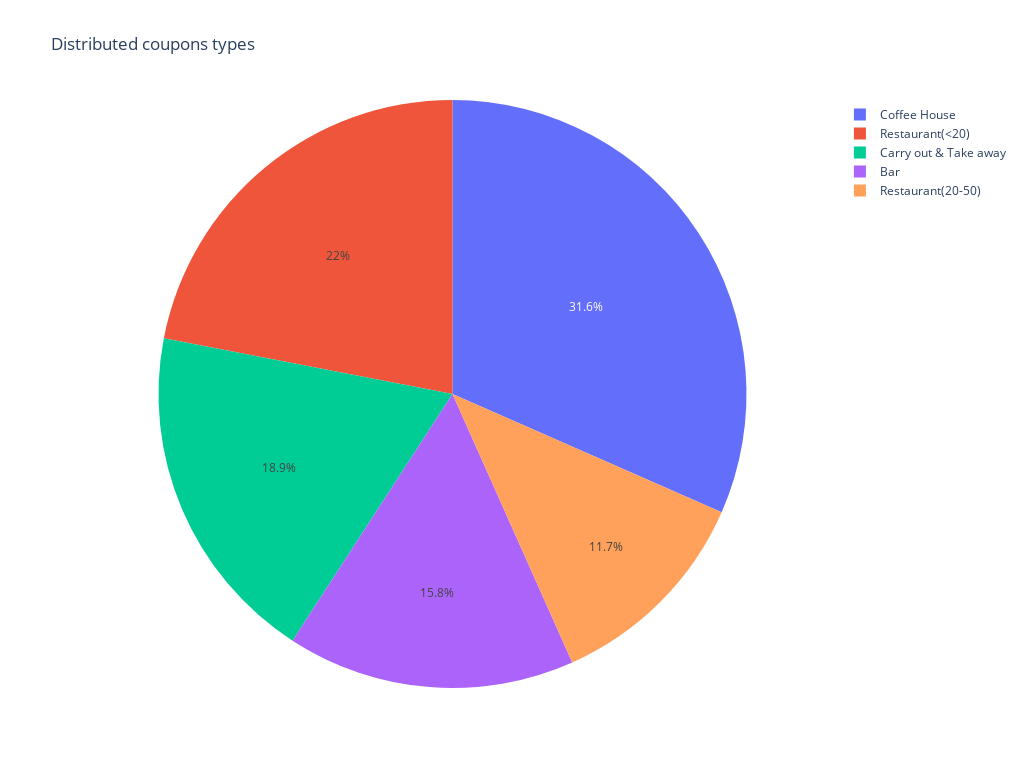

Source (notebook cell):
### Code cell
piePoupon = px.pie(
    data_frame=df.groupby(["coupon"]).size().sort_values(ascending=False).reset_index().rename(columns={0:"counts"}),
    values="counts",
    names="coupon",
    title="Distributed coupons types",
    width=1024, height=768
)
piePoupon.show()

### Figure 1 — Plotly figure (JSON) as saved in the notebook; plotly's stock layout.template omitted (floating-point values rounded to 4 significant figures)
{"data": [{"domain": {"x": [0, 1], "y": [0, 1]}, "hovertemplate": "coupon=%{label}<br>counts=%{value}<extra></extra>", "labels": ["Coffee House", "Restaurant(<20)", "Carry out & Take away", "Bar", "Restaurant(20-50)"], "legendgroup": "", "name": "", "showlegend": true, "type": "pie", "values": [3816, 2653, 2280, 1913, 1417]}], "layout": {"height": 768, "legend": {"tracegroupgap": 0}, "title": {"text": "Distributed coupons types"}, "width": 1024}}
